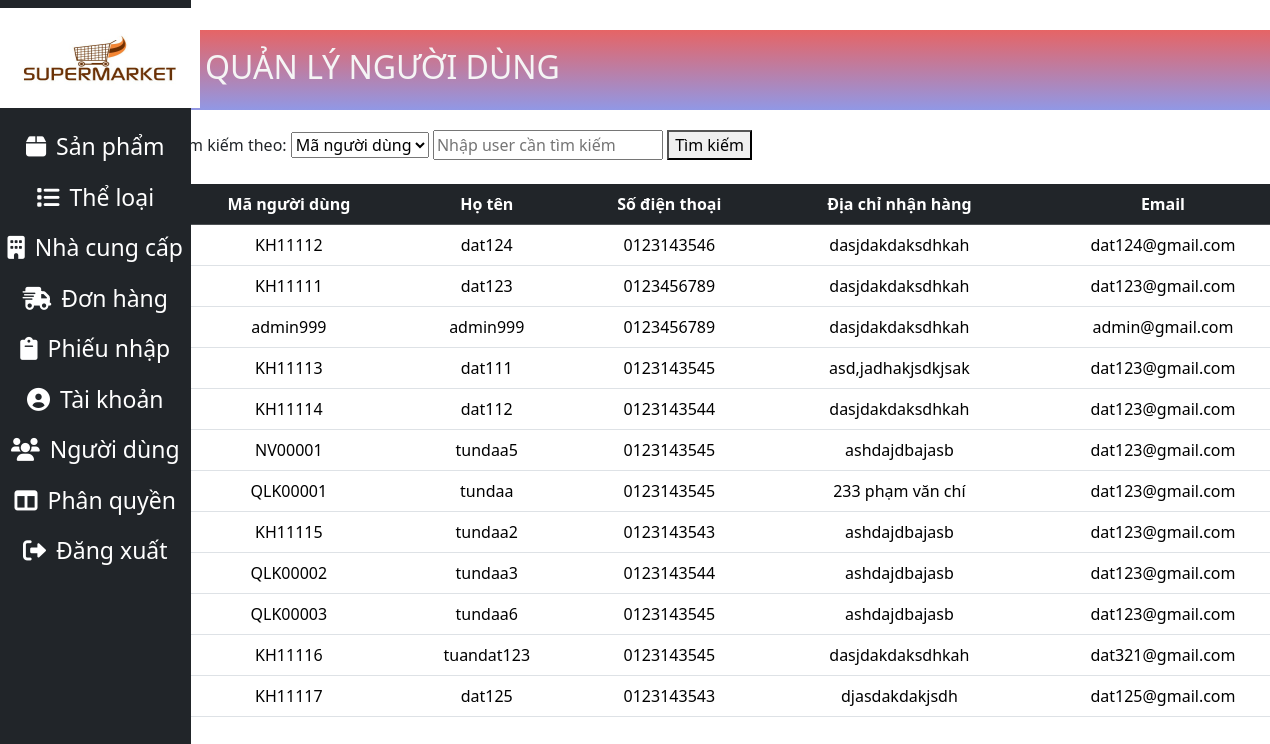
Screenshot of /admin/index.php?action=showUserList with the database file from the repository.
### tables this page shows
CREATE TABLE `nguoidung` (
  `ma_nd` varchar(10) NOT NULL,
  `ten` varchar(20) NOT NULL,
  `sdt` varchar(10) NOT NULL,
  `diachi` varchar(20) NOT NULL,
  `email` varchar(20) NOT NULL
);

### database/database.php (called while the page is built, shortened)
<?php
class Database
{
    private $host = "localhost";
    private $username = "root";
    private $password = "";
    private $database = "sieuthi";
    private $conn;
    public function __construct()
    {
        $this->conn = $this->connectDB();
    }
    private function connectDB()
    {
        $conn = mysqli_connect($this->host, $this->username, $this->password, $this->database);
        mysqli_query($conn,"SET NAMES 'utf8'");
        return $conn;
    }
    public function select($query)
    {
        $result = mysqli_query($this->conn, $query);
        if ($result) {
            $data = mysqli_fetch_all($result, MYSQLI_ASSOC);
            return $data;
        } else {
            die(mysqli_error($this->conn));
        }
    }
}

### admin/model/nguoidungModel.php (called while the page is built, shortened)
<?php
require_once("../database/database.php");
class NguoiDungModel{
    private $db;
    public function __construct()
    {
        $this->db = new Database();
    }
    public function getAllUser(){
        $query = "SELECT * FROM nguoidung";
        return $this->db->select($query);
    }
}
?>

### admin/views/nguoidungView.php (the view, shortened to what this page needs)
<!DOCTYPE html>
<html lang="vi">
<head>
    <link rel="stylesheet" href="../../css/admin.css">
    <link rel="stylesheet" href="https://cdnjs.cloudflare.com/ajax/libs/font-awesome/6.0.0-beta3/css/all.min.css">
    <link href="https://cdn.jsdelivr.net/npm/bootstrap@5.3.3/dist/css/bootstrap.min.css" rel="stylesheet">
</head>
<body>
<div class="product_view">
<div class="product_view_container">
    <h2>QUẢN LÝ NGƯỜI DÙNG</h2>
    <form action="index.php" method="GET" class="searchUser">
            Tìm kiếm theo: <select name="field" class="timkiem" id="timkiem">
                <option value="ma_nd">Mã người dùng</option>
            </select>
            <input type="text" id="search" name="search" placeholder="Nhập user cần tìm kiếm">
            <button type="submit">Tìm kiếm</button>
    </form>
    <br>
    <table class="table table-hover">
        <thead class="table-dark">
            <tr>
                <th>Mã người dùng</th>
                <th>Họ tên</th>
                <th>Số điện thoại</th>
                <th>Địa chỉ nhận hàng</th>
                <th>Email</th>
            </tr>
        </thead>
        <tbody>
            <?php foreach ($users as $user) : ?>
                <tr>
                    <td ><?php echo $user['ma_nd']; ?></td>
                    <td><?php echo $user['ten']; ?></td>
                    <td ><?php echo $user['sdt']; ?></td>
                    <td><?php echo $user['diachi']; ?></td>
                    <td><?php echo $user['email']; ?></td>
                </tr>
            <?php endforeach; ?>
        </tbody>
    </table>
</div>
</div>
</body>
</html>

### css/admin.css (style rules this page uses)
body { margin: 0; padding: 0; width: 100%; height: 100%; }
.product_view { display: flex; justify-content: center; }
.product_view_container { margin-top: 30px; }
.product_view_container table { width: 1120px; margin-left: 200px; }
.product_view_container table tr { text-align: center; }
.product_view h2 { margin-left:200px; margin-bottom: 20px; background: linear-gradient(#e66465, #9198e5); height: 80px; padding-left: 30px; padding-top: 18px; color: whitesmoke; }
.searchUser { margin-left: 200px; }
.searchUser #search { width: 230px; }

### rows the page displays
nguoidung: ma_nd "KH11112", ten "dat124", sdt "0123143546", diachi "dasjdakdaksdhkah", email "dat124@gmail.com"
nguoidung: ma_nd "KH11111", ten "dat123", sdt "0123456789", diachi "dasjdakdaksdhkah", email "dat123@gmail.com"
nguoidung: ma_nd "admin999", ten "admin999", sdt "0123456789", diachi "dasjdakdaksdhkah", email "admin@gmail.com"
nguoidung: ma_nd "KH11113", ten "dat111", sdt "0123143545", diachi "asd,jadhakjsdkjsak", email "dat123@gmail.com"
nguoidung: ma_nd "KH11114", ten "dat112", sdt "0123143544", diachi "dasjdakdaksdhkah", email "dat123@gmail.com"
nguoidung: ma_nd "NV00001", ten "tundaa5", sdt "0123143545", diachi "ashdajdbajasb", email "dat123@gmail.com"
nguoidung: ma_nd "QLK00001", ten "tundaa", sdt "0123143545", diachi "233 phạm văn chí", email "dat123@gmail.com"
nguoidung: ma_nd "KH11115", ten "tundaa2", sdt "0123143543", diachi "ashdajdbajasb", email "dat123@gmail.com"
nguoidung: ma_nd "QLK00002", ten "tundaa3", sdt "0123143544", diachi "ashdajdbajasb", email "dat123@gmail.com"
nguoidung: ma_nd "QLK00003", ten "tundaa6", sdt "0123143545", diachi "ashdajdbajasb", email "dat123@gmail.com"
nguoidung: ma_nd "KH11116", ten "tuandat123", sdt "0123143545", diachi "dasjdakdaksdhkah", email "dat321@gmail.com"
nguoidung: ma_nd "KH11117", ten "dat125", sdt "0123143543", diachi "djasdakdakjsdh", email "dat125@gmail.com"
